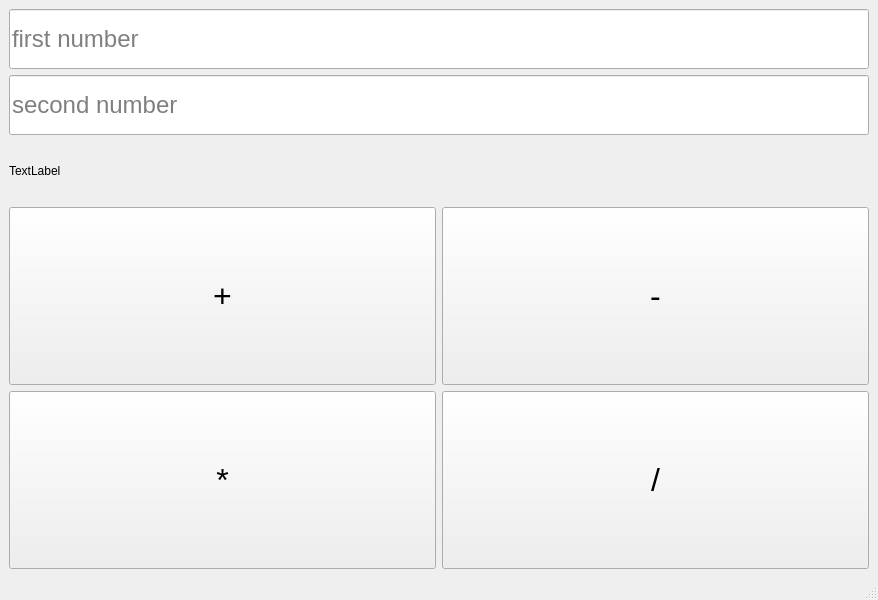
<?xml version="1.0" encoding="UTF-8"?>
<ui version="4.0">
 <class>MainWindow</class>
 <widget class="QMainWindow" name="MainWindow">
  <property name="geometry">
   <rect>
    <x>0</x>
    <y>0</y>
    <width>878</width>
    <height>600</height>
   </rect>
  </property>
  <property name="sizePolicy">
   <sizepolicy hsizetype="Minimum" vsizetype="Expanding">
    <horstretch>0</horstretch>
    <verstretch>0</verstretch>
   </sizepolicy>
  </property>
  <property name="windowTitle">
   <string>MainWindow</string>
  </property>
  <widget class="QWidget" name="centralwidget">
   <layout class="QGridLayout" name="gridLayout_2">
    <item row="0" column="0">
     <layout class="QVBoxLayout" name="verticalLayout">
      <item>
       <widget class="QLineEdit" name="lineEdit">
        <property name="minimumSize">
         <size>
          <width>0</width>
          <height>60</height>
         </size>
        </property>
        <property name="font">
         <font>
          <pointsize>18</pointsize>
         </font>
        </property>
        <property name="placeholderText">
         <string>first number</string>
        </property>
       </widget>
      </item>
      <item>
       <widget class="QLineEdit" name="lineEdit2">
        <property name="minimumSize">
         <size>
          <width>0</width>
          <height>60</height>
         </size>
        </property>
        <property name="font">
         <font>
          <pointsize>18</pointsize>
         </font>
        </property>
        <property name="placeholderText">
         <string>second number</string>
        </property>
       </widget>
      </item>
      <item>
       <widget class="QLabel" name="label">
        <property name="minimumSize">
         <size>
          <width>0</width>
          <height>60</height>
         </size>
        </property>
        <property name="text">
         <string>TextLabel</string>
        </property>
       </widget>
      </item>
      <item>
       <layout class="QGridLayout" name="gridLayout">
        <item row="9" column="1">
         <widget class="QPushButton" name="pushButton_9">
          <property name="sizePolicy">
           <sizepolicy hsizetype="Minimum" vsizetype="Expanding">
            <horstretch>0</horstretch>
            <verstretch>0</verstretch>
           </sizepolicy>
          </property>
          <property name="font">
           <font>
            <pointsize>24</pointsize>
           </font>
          </property>
          <property name="text">
           <string>/</string>
          </property>
         </widget>
        </item>
        <item row="4" column="1">
         <widget class="QPushButton" name="pushButton_5">
          <property name="sizePolicy">
           <sizepolicy hsizetype="Expanding" vsizetype="Expanding">
            <horstretch>0</horstretch>
            <verstretch>0</verstretch>
           </sizepolicy>
          </property>
          <property name="font">
           <font>
            <pointsize>24</pointsize>
           </font>
          </property>
          <property name="text">
           <string>-</string>
          </property>
         </widget>
        </item>
        <item row="9" column="0">
         <widget class="QPushButton" name="pushButton_10">
          <property name="sizePolicy">
           <sizepolicy hsizetype="Minimum" vsizetype="Expanding">
            <horstretch>0</horstretch>
            <verstretch>0</verstretch>
           </sizepolicy>
          </property>
          <property name="font">
           <font>
            <pointsize>24</pointsize>
           </font>
          </property>
          <property name="text">
           <string>*</string>
          </property>
         </widget>
        </item>
        <item row="4" column="0">
         <widget class="QPushButton" name="pushButton">
          <property name="sizePolicy">
           <sizepolicy hsizetype="Expanding" vsizetype="Expanding">
            <horstretch>0</horstretch>
            <verstretch>0</verstretch>
           </sizepolicy>
          </property>
          <property name="font">
           <font>
            <pointsize>24</pointsize>
           </font>
          </property>
          <property name="text">
           <string>+</string>
          </property>
         </widget>
        </item>
       </layout>
      </item>
     </layout>
    </item>
   </layout>
  </widget>
  <widget class="QMenuBar" name="menubar">
   <property name="geometry">
    <rect>
     <x>0</x>
     <y>0</y>
     <width>878</width>
     <height>19</height>
    </rect>
   </property>
  </widget>
  <widget class="QStatusBar" name="statusbar"/>
 </widget>
 <resources/>
 <connections>
  <connection>
   <sender>pushButton</sender>
   <signal>clicked()</signal>
   <receiver>MainWindow</receiver>
   <slot>plus()</slot>
   <hints>
    <hint type="sourcelabel">
     <x>185</x>
     <y>320</y>
    </hint>
    <hint type="destinationlabel">
     <x>131</x>
     <y>569</y>
    </hint>
   </hints>
  </connection>
  <connection>
   <sender>pushButton_5</sender>
   <signal>clicked()</signal>
   <receiver>MainWindow</receiver>
   <slot>minus()</slot>
   <hints>
    <hint type="sourcelabel">
     <x>596</x>
     <y>336</y>
    </hint>
    <hint type="destinationlabel">
     <x>462</x>
     <y>576</y>
    </hint>
   </hints>
  </connection>
  <connection>
   <sender>pushButton_10</sender>
   <signal>clicked()</signal>
   <receiver>MainWindow</receiver>
   <slot>multi()</slot>
   <hints>
    <hint type="sourcelabel">
     <x>360</x>
     <y>472</y>
    </hint>
    <hint type="destinationlabel">
     <x>328</x>
     <y>573</y>
    </hint>
   </hints>
  </connection>
  <connection>
   <sender>pushButton_9</sender>
   <signal>clicked()</signal>
   <receiver>MainWindow</receiver>
   <slot>division()</slot>
   <hints>
    <hint type="sourcelabel">
     <x>679</x>
     <y>476</y>
    </hint>
    <hint type="destinationlabel">
     <x>725</x>
     <y>573</y>
    </hint>
   </hints>
  </connection>
  <connection>
   <sender>lineEdit</sender>
   <signal>textEdited(QString)</signal>
   <receiver>MainWindow</receiver>
   <slot>firstNumber()</slot>
   <hints>
    <hint type="sourcelabel">
     <x>184</x>
     <y>72</y>
    </hint>
    <hint type="destinationlabel">
     <x>140</x>
     <y>221</y>
    </hint>
   </hints>
  </connection>
  <connection>
   <sender>lineEdit2</sender>
   <signal>textEdited(QString)</signal>
   <receiver>MainWindow</receiver>
   <slot>secondNumber()</slot>
   <hints>
    <hint type="sourcelabel">
     <x>255</x>
     <y>106</y>
    </hint>
    <hint type="destinationlabel">
     <x>681</x>
     <y>222</y>
    </hint>
   </hints>
  </connection>
 </connections>
 <slots>
  <slot>plus()</slot>
  <slot>minus()</slot>
  <slot>multi()</slot>
  <slot>division()</slot>
  <slot>firstNumber()</slot>
  <slot>secondNumber()</slot>
 </slots>
</ui>
